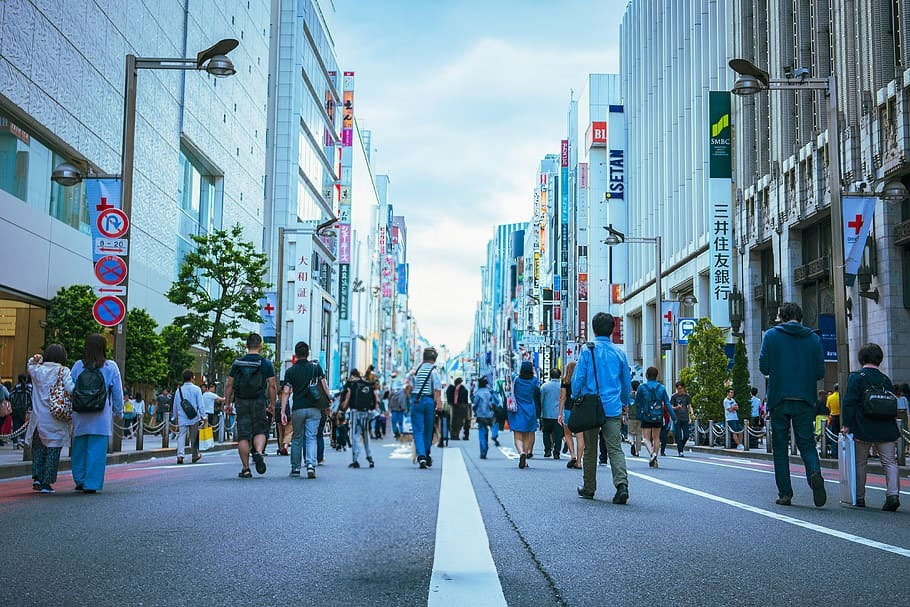
#> input picture 11.Traitement des Images et du Texte/image.jpeg, 910 x 607 px, found by its file name
$ python Pillow.py
#> lines starting #> are read from the running program, lines starting #| are printed output that depends on the picture
from PIL import Image

# Charger l'image
image = Image.open('C:/Users/HP/Desktop/Basics Python/11.Traitement des Images et du Texte/image.jpeg')
#> image is the input picture: PIL image 910x607 RGB; mean R, G, B 113.4, 142.1, 159.6

# Afficher les dimensions de l'image originale
print("Taille originale :", image.size)
#| Taille originale : (910, 607)

# Redimensionner l'image
new_size = (300, 300)
image_resized = image.resize(new_size)
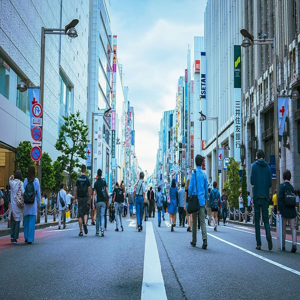
#> image_resized: PIL image 300x300 RGB; mean R, G, B 113.4, 142.1, 159.6
print("Nouvelle taille :", image_resized.size)
#| Nouvelle taille : (300, 300)

# Faire une rotation de l'image de 45 degrés
image_rotated = image.rotate(45)
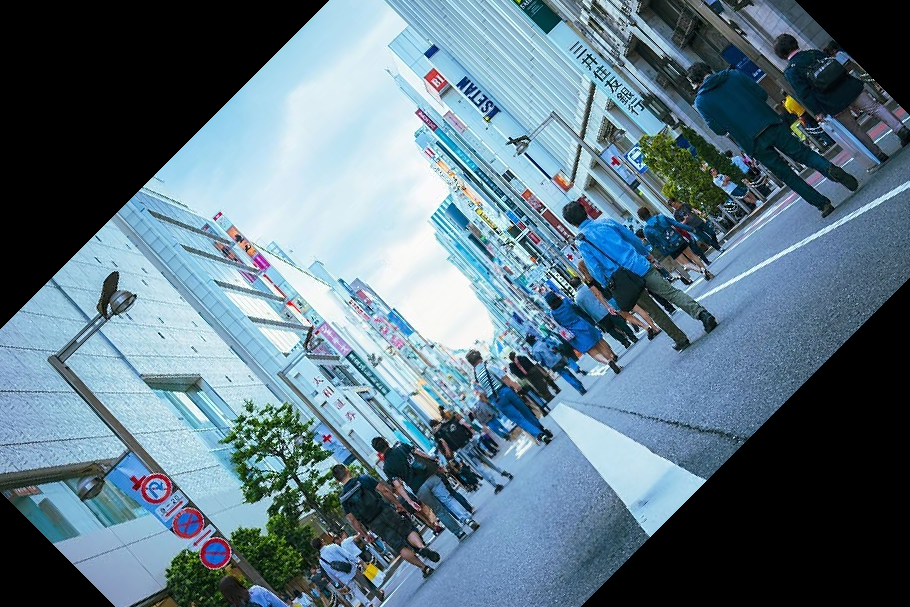
#> image_rotated: PIL image 910x607 RGB; mean R, G, B 94, 118, 131.7

# Convertir l'image en niveaux de gris
image_gray = image.convert("L")
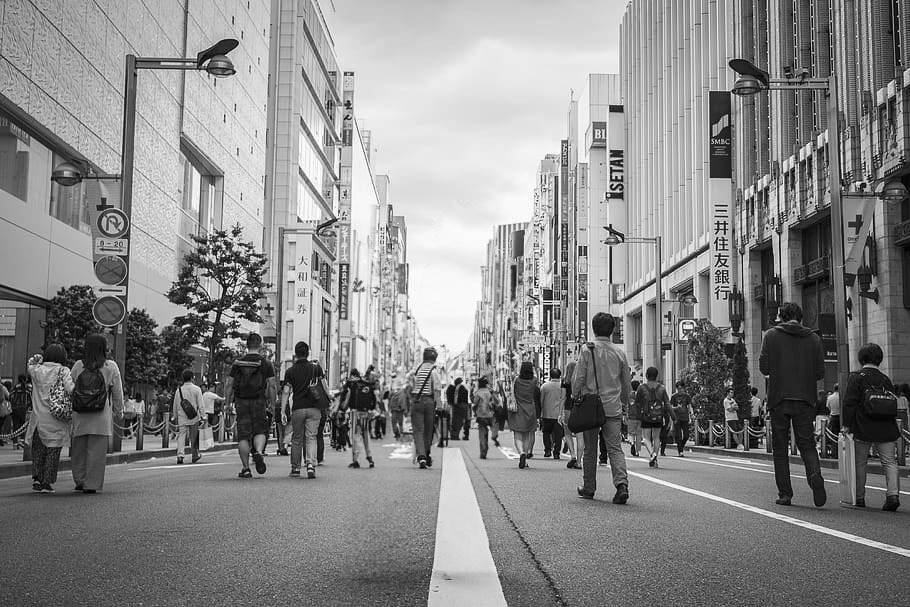
#> image_gray: PIL image 910x607 L; min 0, max 255, mean 135.5

# Sauvegarder les images résultantes
image_resized.save("image_resized.jpg")
image_rotated.save("image_rotated.jpg")
image_gray.save("image_gray.jpg")

# Afficher les images manipulées
image_resized.show()
image_rotated.show()
image_gray.show()
